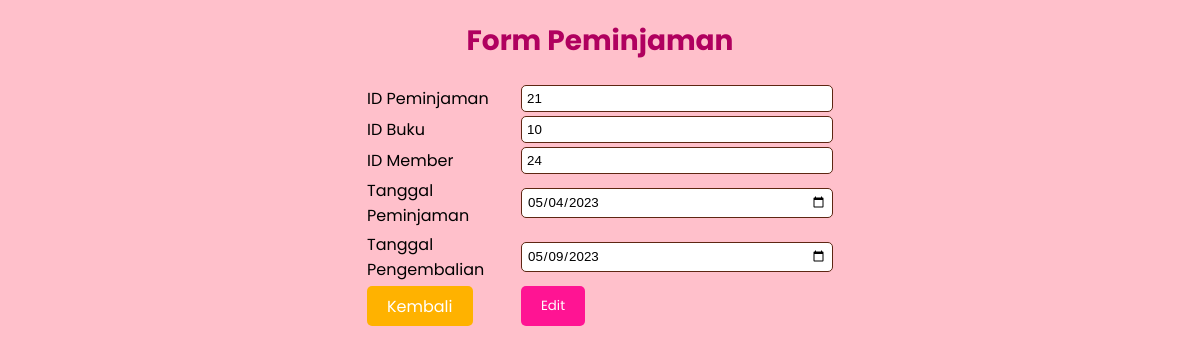
The app's page /FormPeminjaman.php?id_peminjaman=21 with its own data.
### tables this page shows
CREATE TABLE `peminjaman` (
  `id_peminjaman` int(20) NOT NULL,
  `id_buku` int(11) NOT NULL,
  `id_member` int(11) NOT NULL,
  `tgl_peminjaman` date NOT NULL,
  `tgl_kembali` date NOT NULL
);

### Koneksi.php (called while the page is built)
<?php
function koneksi()
{
    try {
        $dbh = new PDO('mysql:host=localhost;dbname=perpustakaan', "root", "");
        $dbh->setAttribute( PDO::ATTR_ERRMODE, PDO::ERRMODE_EXCEPTION );
      }
      catch (PDOException $e) {
        print "Koneksi atau query bermasalah: " . $e->getMessage() . "<br/>";
        die();
      }
    return $dbh;
}
?>

### Model.php (called while the page is built, shortened)
<?php
require("Koneksi.php");
function editpeminjaman() {
    $stmt = koneksi()->prepare("SELECT * FROM peminjaman WHERE id_peminjaman =" . $_GET['id_peminjaman']);
    $stmt->execute();
    $GLOBALS['result'] = $stmt->fetchAll();
}
?>

### FormPeminjaman.php (the view, shortened to what this page needs)
<?php
require('Model.php');
if (isset($_GET['id_peminjaman'])) {
    editpeminjaman();
}
?>
<!DOCTYPE html>
<html>
<head>
</head>
<body>
    <h2>Form Peminjaman</h2>
    <form action="" method="post">
        <table>
            <tr>
                <td>ID Peminjaman</td>
                <td><input type="text" name="id_Peminjaman" <?php echo (isset($_GET['id_peminjaman'])) ?  "value = " . $result[0]["id_peminjaman"] . "" : "value = '' "; ?> required> <br></td>
            </tr>
            <tr>
                <td>ID Buku</td>
                <td><input type="text" name="id_buku" <?php echo (isset($_GET['id_peminjaman'])) ?  "value = " . $result[0]["id_buku"] . "" : "value = '' "; ?> required> <br></td>
            </tr>
            <tr>
                <td>ID Member</td>
                <td><input type="text" name="id_member" <?php echo (isset($_GET['id_peminjaman'])) ?  "value = " . $result[0]["id_member"] . "" : "value = '' "; ?> required> <br></td>
            </tr>
            <tr>
                <td>Tanggal Peminjaman</td>
                <td><input type="date" name="pinjam" <?php echo (isset($_GET['id_peminjaman'])) ?  "value = " . $result[0]["tgl_peminjaman"] . "" : "value = '' "; ?> required> <br></td>
            </tr>
            <tr>
                <td>Tanggal Pengembalian</td>
                <td><input type="date" name="kembali" <?php echo (isset($_GET['id_peminjaman'])) ?  "value = " . $result[0]["tgl_kembali"] . "" : "value = '' "; ?> required> <br></td>
            </tr>
            <tr>
                <td>
                    <a href="Peminjaman.php" class="button-kembali">Kembali</a>
                </td>
                <td>
                    <?php
                    if (isset($_GET['id_peminjaman']))
                    {
                        echo "<button type=\"submit\" name=\"update\">Edit</button>";
                    }else {
                        echo "<button type=\"submit\" name=\"submit\">Tambah</button>";
                    }
                    ?>
                </td>
            </tr>
        </table>
    </form>
</body>
</html>

### FormPeminjaman.php (style rules this page uses)
body { width: 900px; margin: auto; background-color: #ffc0cb; font-family: 'Poppins', sans-serif; padding: 20px; position: relative; }
h2 { color: #b0005f; font-size: 28px; margin-top: 0; text-align: center; margin-bottom: 20px; }
table { margin-right: auto; margin-left: auto; }
tr { margin-bottom: 10px; }
td:first-child { font-weight: normal; width: 150px; }
input[type="text"], input[type="date"] { width: 300px; padding: 5px; border-radius: 5px; border: 1px solid #5E2612; font-family: 'Quicksand', sans-serif; }
button { font-family: 'Poppins', sans-serif; background-color: #ff1493; color: #FFFFFF; border: none; padding: 10px 20px; border-radius: 5px; cursor: pointer; transition: background-color 0.3s ease-in-out; }
.button-kembali { font-family: 'Poppins', sans-serif; background-color: #FFB200; color: #FFFFFF; border: none; padding: 8.5px 20px; border-radius: 5px; cursor: pointer; transition: background-color 0.3s ease-in-out; margin-right: 5px; text-decoration: none; }

### records on screen
peminjaman: id_Peminjaman "21", id_buku "10", id_member "24", pinjam "05/04/2023", kembali "05/09/2023"
